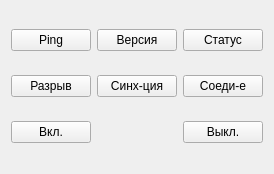
<?xml version="1.0" encoding="UTF-8"?>
<ui version="4.0">
 <class>WidgetAU</class>
 <widget class="QWidget" name="WidgetAU">
  <property name="geometry">
   <rect>
    <x>0</x>
    <y>0</y>
    <width>271</width>
    <height>174</height>
   </rect>
  </property>
  <property name="windowTitle">
   <string>Form</string>
  </property>
  <layout class="QGridLayout" name="gridLayout">
   <item row="0" column="0">
    <widget class="QPushButton" name="pb_ping_2">
     <property name="text">
      <string>Ping</string>
     </property>
    </widget>
   </item>
   <item row="0" column="1">
    <widget class="QPushButton" name="pb_version_2">
     <property name="text">
      <string>Версия</string>
     </property>
    </widget>
   </item>
   <item row="0" column="2">
    <widget class="QPushButton" name="pb_status_2">
     <property name="text">
      <string>Статус</string>
     </property>
    </widget>
   </item>
   <item row="1" column="0">
    <widget class="QPushButton" name="pb_net_disconnect_2">
     <property name="text">
      <string>Разрыв</string>
     </property>
    </widget>
   </item>
   <item row="1" column="1">
    <widget class="QPushButton" name="pb_net_sync_2">
     <property name="text">
      <string>Синх-ция</string>
     </property>
    </widget>
   </item>
   <item row="1" column="2">
    <widget class="QPushButton" name="pb_net_connect_2">
     <property name="text">
      <string>Соеди-е</string>
     </property>
    </widget>
   </item>
   <item row="2" column="0">
    <widget class="QPushButton" name="pb_enable_2">
     <property name="text">
      <string>Вкл.</string>
     </property>
    </widget>
   </item>
   <item row="2" column="2">
    <widget class="QPushButton" name="pb_disable_2">
     <property name="text">
      <string>Выкл.</string>
     </property>
    </widget>
   </item>
  </layout>
 </widget>
 <resources/>
 <connections/>
</ui>
